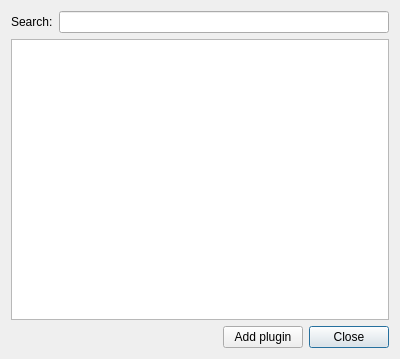
<?xml version="1.0" encoding="UTF-8"?>
<ui version="4.0">
 <class>AddPluginDialog</class>
 <widget class="QDialog" name="AddPluginDialog">
  <property name="geometry">
   <rect>
    <x>0</x>
    <y>0</y>
    <width>400</width>
    <height>359</height>
   </rect>
  </property>
  <property name="windowTitle">
   <string>Add Desktop Widgets</string>
  </property>
  <layout class="QVBoxLayout" name="verticalLayout">
   <item>
    <layout class="QHBoxLayout" name="horizontalLayout">
     <item>
      <widget class="QLabel" name="searchLabel">
       <property name="text">
        <string>Search:</string>
       </property>
      </widget>
     </item>
     <item>
      <widget class="QLineEdit" name="searchEdit"/>
     </item>
    </layout>
   </item>
   <item>
    <widget class="QListWidget" name="pluginList"/>
   </item>
   <item>
    <layout class="QHBoxLayout" name="horizontalLayout_2">
     <item>
      <spacer name="horizontalSpacer">
       <property name="orientation">
        <enum>Qt::Horizontal</enum>
       </property>
       <property name="sizeHint" stdset="0">
        <size>
         <width>40</width>
         <height>20</height>
        </size>
       </property>
      </spacer>
     </item>
     <item>
      <widget class="QPushButton" name="addButton">
       <property name="text">
        <string>Add plugin</string>
       </property>
      </widget>
     </item>
     <item>
      <widget class="QPushButton" name="closeButton">
       <property name="text">
        <string>Close</string>
       </property>
       <property name="autoDefault">
        <bool>false</bool>
       </property>
       <property name="default">
        <bool>true</bool>
       </property>
      </widget>
     </item>
    </layout>
   </item>
  </layout>
 </widget>
 <tabstops>
  <tabstop>pluginList</tabstop>
  <tabstop>addButton</tabstop>
  <tabstop>closeButton</tabstop>
  <tabstop>searchEdit</tabstop>
 </tabstops>
 <resources/>
 <connections>
  <connection>
   <sender>closeButton</sender>
   <signal>clicked()</signal>
   <receiver>AddPluginDialog</receiver>
   <slot>close()</slot>
   <hints>
    <hint type="sourcelabel">
     <x>380</x>
     <y>279</y>
    </hint>
    <hint type="destinationlabel">
     <x>118</x>
     <y>270</y>
    </hint>
   </hints>
  </connection>
 </connections>
</ui>
